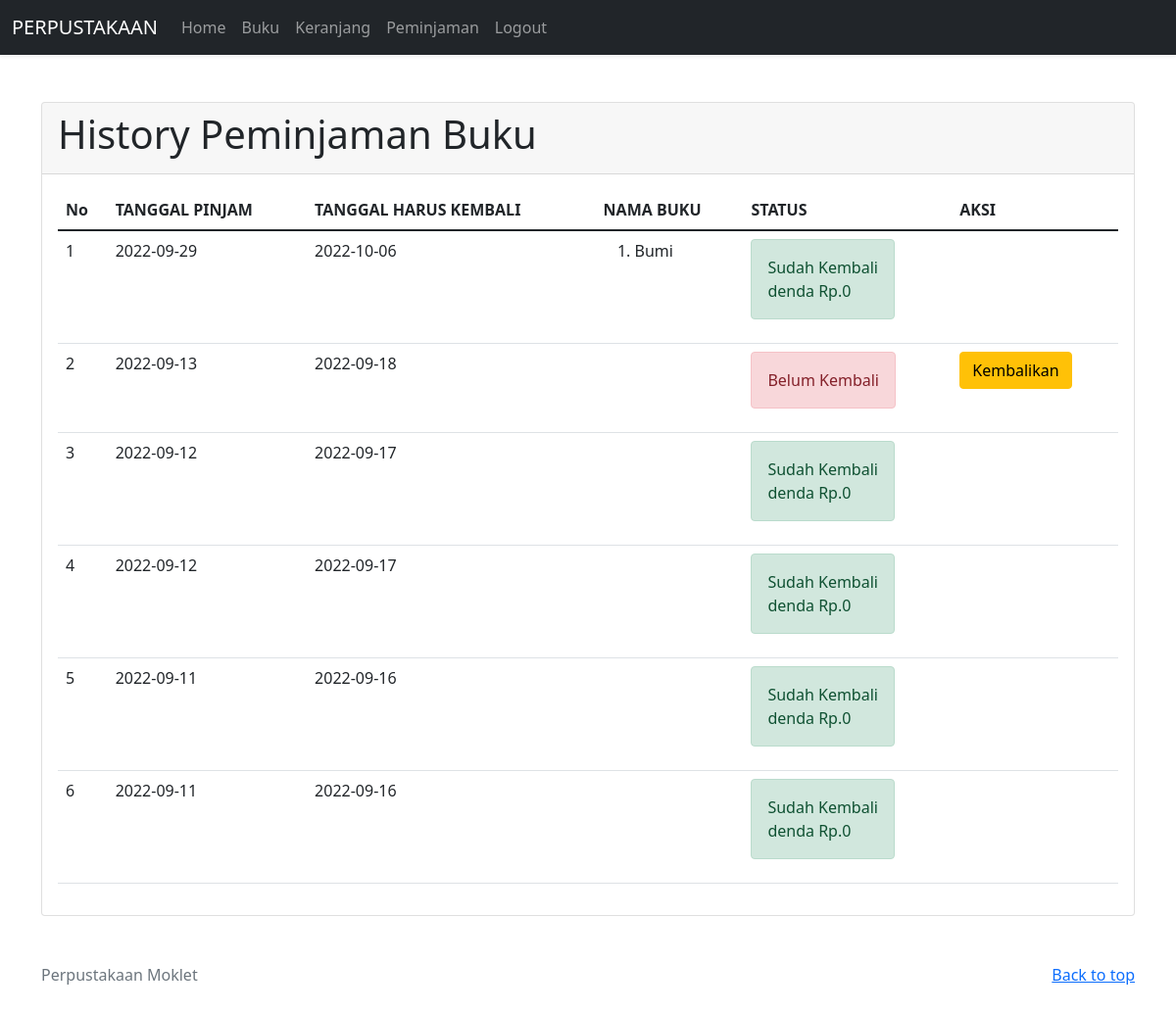
/user/peminjaman.php (signed in), run on the app's committed database.
### tables this page shows
CREATE TABLE `peminjaman_buku` (
  `id_peminjaman_buku` int(11) NOT NULL,
  `id_siswa` int(11) NOT NULL,
  `tanggal_pinjam` date NOT NULL,
  `tanggal_kembali` date NOT NULL
);

CREATE TABLE `detail_peminjaman_buku` (
  `id_detail_peminjaman_buku` int(11) NOT NULL,
  `id_peminjaman_buku` int(11) NOT NULL,
  `id_buku` int(11) NOT NULL,
  `qty` int(11) NOT NULL
);

CREATE TABLE `buku` (
  `id_buku` int(11) NOT NULL,
  `nama_buku` varchar(100) NOT NULL,
  `pengarang` varchar(100) NOT NULL,
  `deskripsi` text NOT NULL,
  `foto` varchar(255) NOT NULL
);

CREATE TABLE `pengembalian_buku` (
  `id_pengembalian_buku` int(11) NOT NULL,
  `id_peminjaman_buku` int(11) NOT NULL,
  `tanggal_pengembalian` date NOT NULL,
  `denda` int(11) NOT NULL
);

### user/peminjaman.php (the view, shortened to what this page needs)
<!DOCTYPE html>
<html lang="en">
<head>
    <link href="https://cdn.jsdelivr.net/npm/bootstrap@5.1.1/dist/css/bootstrap.min.css" rel="stylesheet">
</head>
<body>
    <?php
        include "navbar.php";
    ?>
    <br></br>
    <div class="container">
        <div class="card">
            <div class="card-header">
                <h1>History Peminjaman Buku</h1>
            </div>
            <div class="card-body">
            <table class="table">
                <thead>
                    <tr>
                    <th scope="col">No</th>
                    <th scope="col">TANGGAL PINJAM</th>
                    <th scope="col">TANGGAL HARUS KEMBALI</th>
                    <th scope="col">NAMA BUKU</th>
                    <th scope="col">STATUS</th>
                    <th scope="col">AKSI</th>
                    </tr>
                </thead>
                <tbody>
                    <?php
                    include "../assets/koneksi.php";
                    $query_peminjaman = mysqli_query($conn, "SELECT * FROM peminjaman_buku
                    where id_siswa = '".$_SESSION['id_siswa']."' ORDER BY id_peminjaman_buku DESC");
                    $no=0;
                    while($data_peminjaman=mysqli_fetch_array($query_peminjaman)){
                        $no++;
                    ?>
                    <tr>
                        <td><?=$no?></td>
                        <td><?=$data_peminjaman['tanggal_pinjam']?></td>
                        <td><?=$data_peminjaman['tanggal_kembali']?></td>
                        <td>
                            <ol>
                            <?php
                            $query_detail = mysqli_query($conn, "SELECT * FROM detail_peminjaman_buku d
                                            JOIN buku b ON b.id_buku = d.id_buku WHERE
                                            id_peminjaman_buku = '".$data_peminjaman['id_peminjaman_buku']."'");
                            while($data_detail = mysqli_fetch_array($query_detail)){
                                echo "<li>".$data_detail['nama_buku']."</li>";
                            }
                            ?>
                            </ol>
                        </td>
                        <?php
                        $query_cek_kembali = mysqli_query($conn, "SELECT * FROM pengembalian_buku
                        WHERE id_peminjaman_buku = '".$data_peminjaman['id_peminjaman_buku']."'");
                        if (mysqli_num_rows($query_cek_kembali) > 0) {
                            $data_kembali = mysqli_fetch_array($query_cek_kembali);
                            echo "<td>";
                            echo "<label class='alert alert-success'>
                                Sudah Kembali<br>
                                denda Rp.".$data_kembali['denda']."</label>";
                            echo "</td>";
                            echo "<td></td>";
                        }
                        else{
                            echo "<td><label class='alert alert-danger'>Belum Kembali<br></label></td>";
                            echo "<td><a href='kembali.php?id=".$data_peminjaman['id_peminjaman_buku']."' class='btn btn-warning'
                            onclick='return confirm('Apakah anda yakin mengembalikan buku ini?')'>Kembalikan</a></td>";
                        }
                        ?>
                    </tr>
                    <?php } ?>
                </tbody>
            </table>
            </div>
        </div>
    </div>
    <?php
        include "footer.php";
    ?>
</body>
</html>

### data on the page
peminjaman_buku: tanggal_pinjam "2022-09-29", tanggal_kembali "2022-10-06", pengembalian_buku.denda "0"
detail_peminjaman_buku: id_buku.nama_buku "Bumi"
peminjaman_buku: tanggal_pinjam "2022-09-13", tanggal_kembali "2022-09-18"
peminjaman_buku: tanggal_pinjam "2022-09-12", tanggal_kembali "2022-09-17", pengembalian_buku.denda "0"
peminjaman_buku: tanggal_pinjam "2022-09-12", tanggal_kembali "2022-09-17", pengembalian_buku.denda "0"
peminjaman_buku: tanggal_pinjam "2022-09-11", tanggal_kembali "2022-09-16", pengembalian_buku.denda "0"
peminjaman_buku: tanggal_pinjam "2022-09-11", tanggal_kembali "2022-09-16", pengembalian_buku.denda "0"
